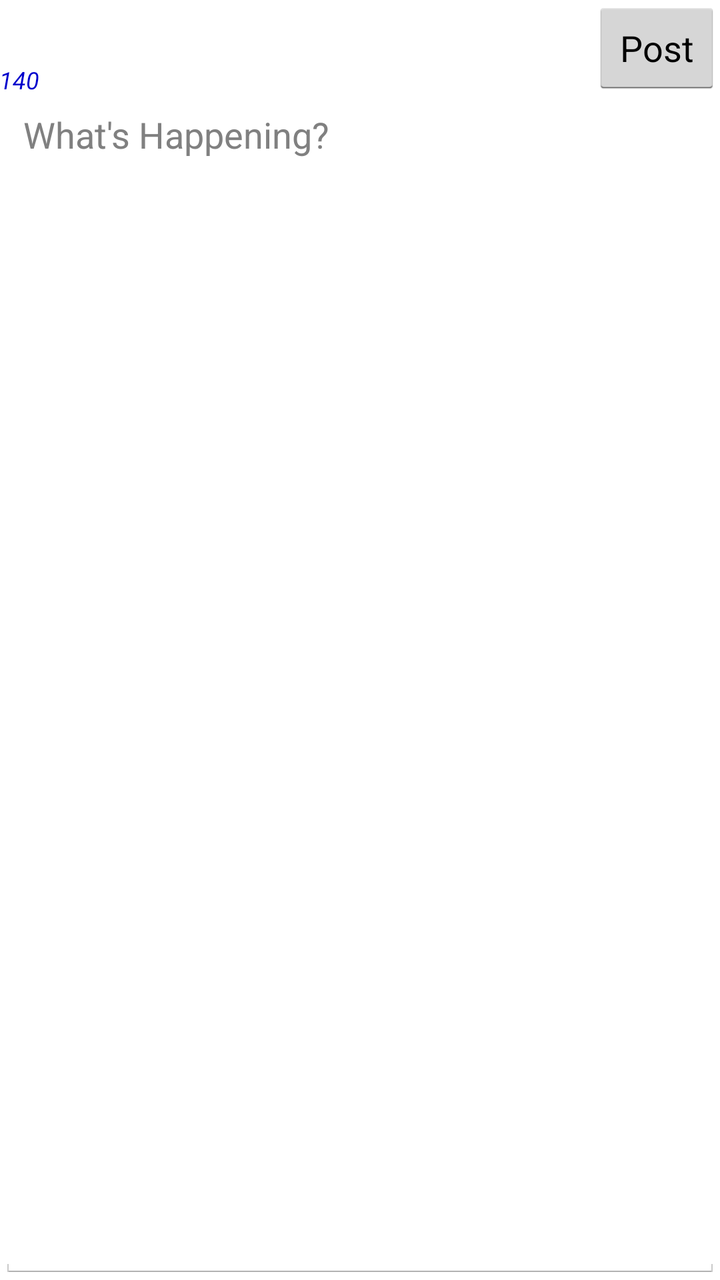
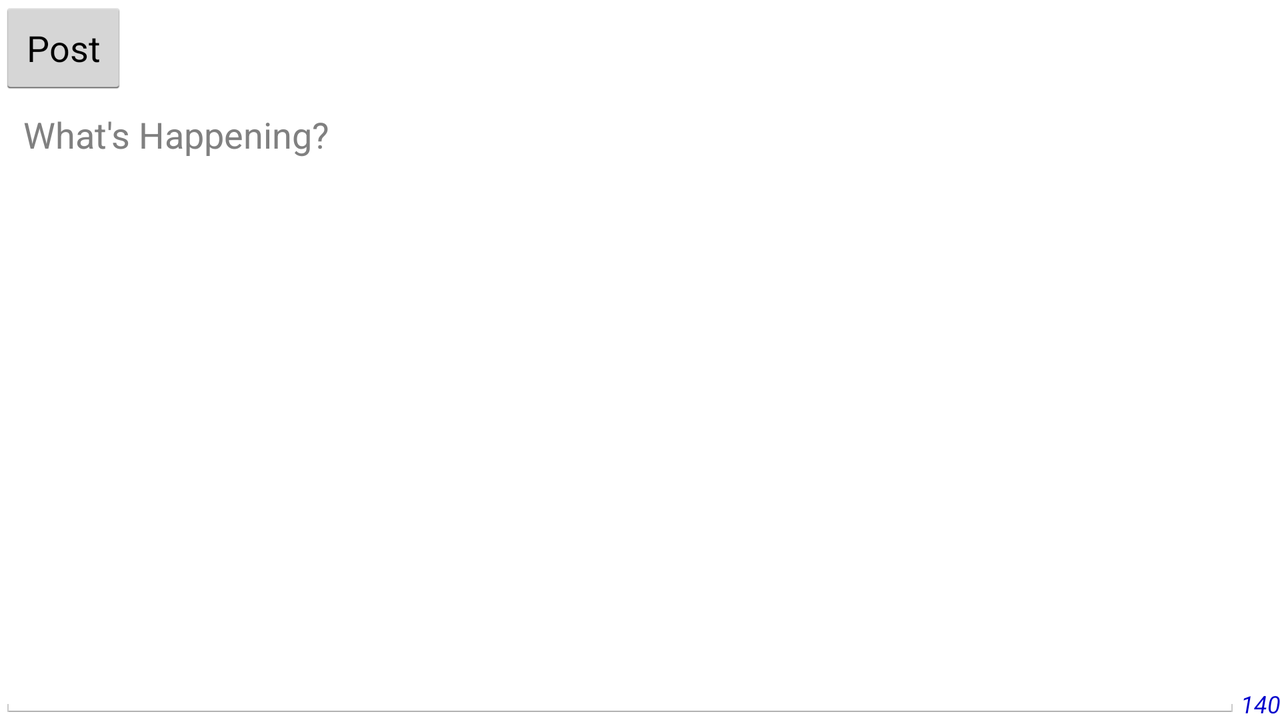

The same Android screen from two of the app's own layout files: first res/layout/ as a phone draws it, then the repository's variant for another configuration, drawn on a device whose configuration selects that folder. Both files follow.
<!-- AndroidManifest.xml: application theme AppTheme -->
<!-- res/layout/activity_status.xml -->
<RelativeLayout xmlns:android="http://schemas.android.com/apk/res/android"
                xmlns:tools="http://schemas.android.com/tools"
                android:layout_width="match_parent"
                android:layout_height="match_parent"
                android:paddingBottom="@dimen/activity_vertical_margin"
                android:paddingLeft="@dimen/activity_horizontal_margin"
                android:paddingRight="@dimen/activity_horizontal_margin"
                android:paddingTop="@dimen/activity_vertical_margin"
                tools:context=".StatusActivity">

    <Button
        android:id="@+id/status_button"
        android:layout_width="wrap_content"
        android:layout_height="wrap_content"
        android:layout_alignParentEnd="true"
        android:layout_alignParentTop="true"
        android:text="@string/status_button_text"/>

    <TextView
        android:id="@+id/status_counter"
        android:layout_width="wrap_content"
        android:layout_height="wrap_content"
        android:layout_alignBottom="@+id/status_button"
        android:layout_alignParentStart="true"
        android:textAppearance="?android:attr/textAppearanceSmall"
        tools:text="140"/>

    <EditText
        android:id="@+id/status_text"
        android:layout_width="wrap_content"
        android:layout_height="wrap_content"
        android:layout_alignParentBottom="true"
        android:layout_alignParentEnd="true"
        android:layout_alignParentStart="true"
        android:layout_below="@+id/status_counter"
        android:ems="10"
        android:gravity="start|top"
        android:hint="@string/status_text_hint"
        android:inputType="textMultiLine"/>
</RelativeLayout>
<!-- resources referenced by this layout -->
<resources>
  <string name="status_button_text">Post</string>
  <string name="status_text_hint">What\'s Happening?</string>
  <style name="AppTheme" parent="android:Theme.Holo.Light.DarkActionBar">
          <item name="android:textAppearanceSmall">@style/Text.CreatedAt</item>
          <item name="android:textAppearanceMedium">@style/Text.Message</item>
          <item name="android:textAppearanceLarge">@style/Text.User</item>
      </style>
  <style name="Text.CreatedAt" parent="android:TextAppearance.Holo.Small">
          <item name="android:textColor">#0000CC</item>
          <item name="android:textStyle">italic</item>
          <item name="android:textSize">12sp</item>
      </style>
  <style name="Text.Message" parent="android:TextAppearance.Holo.Medium">
          <item name="android:textStyle">italic</item>
      </style>
  <style name="Text.User" parent="android:TextAppearance.Holo.Large">
          <item name="android:textColor">#007700</item>
          <item name="android:textStyle">bold</item>
          <item name="android:textSize">22sp</item>
      </style>
</resources>
<!-- res/layout-land/activity_status.xml (the repository's variant of the layout above) -->
<!-- drawn on the phone turned sideways -->
<RelativeLayout xmlns:android="http://schemas.android.com/apk/res/android"
    xmlns:tools="http://schemas.android.com/tools"
    android:layout_width="match_parent"
    android:layout_height="match_parent"
    android:paddingBottom="@dimen/activity_vertical_margin"
    android:paddingLeft="@dimen/activity_horizontal_margin"
    android:paddingRight="@dimen/activity_horizontal_margin"
    android:paddingTop="@dimen/activity_vertical_margin"
    tools:context=".StatusActivity">

    <Button
        android:id="@+id/status_button"
        android:layout_width="wrap_content"
        android:layout_height="wrap_content"
        android:layout_alignParentStart="true"
        android:layout_alignParentTop="true"
        android:text="@string/status_button_text"
        android:onClick="onPostClick"/>

    <TextView
        android:id="@+id/status_counter"
        android:layout_width="wrap_content"
        android:layout_height="wrap_content"
        android:layout_alignParentBottom="true"
        android:layout_alignParentEnd="true"
        android:textAppearance="?android:attr/textAppearanceSmall"
        tools:text="140"/>

    <EditText
        android:id="@+id/status_text"
        android:layout_width="wrap_content"
        android:layout_height="wrap_content"
        android:layout_alignBottom="@+id/status_counter"
        android:layout_alignParentStart="true"
        android:layout_below="@+id/status_button"
        android:layout_toStartOf="@+id/status_counter"
        android:ems="10"
        android:gravity="start|top"
        android:hint="@string/status_text_hint"
        android:inputType="textMultiLine"/>
</RelativeLayout>
